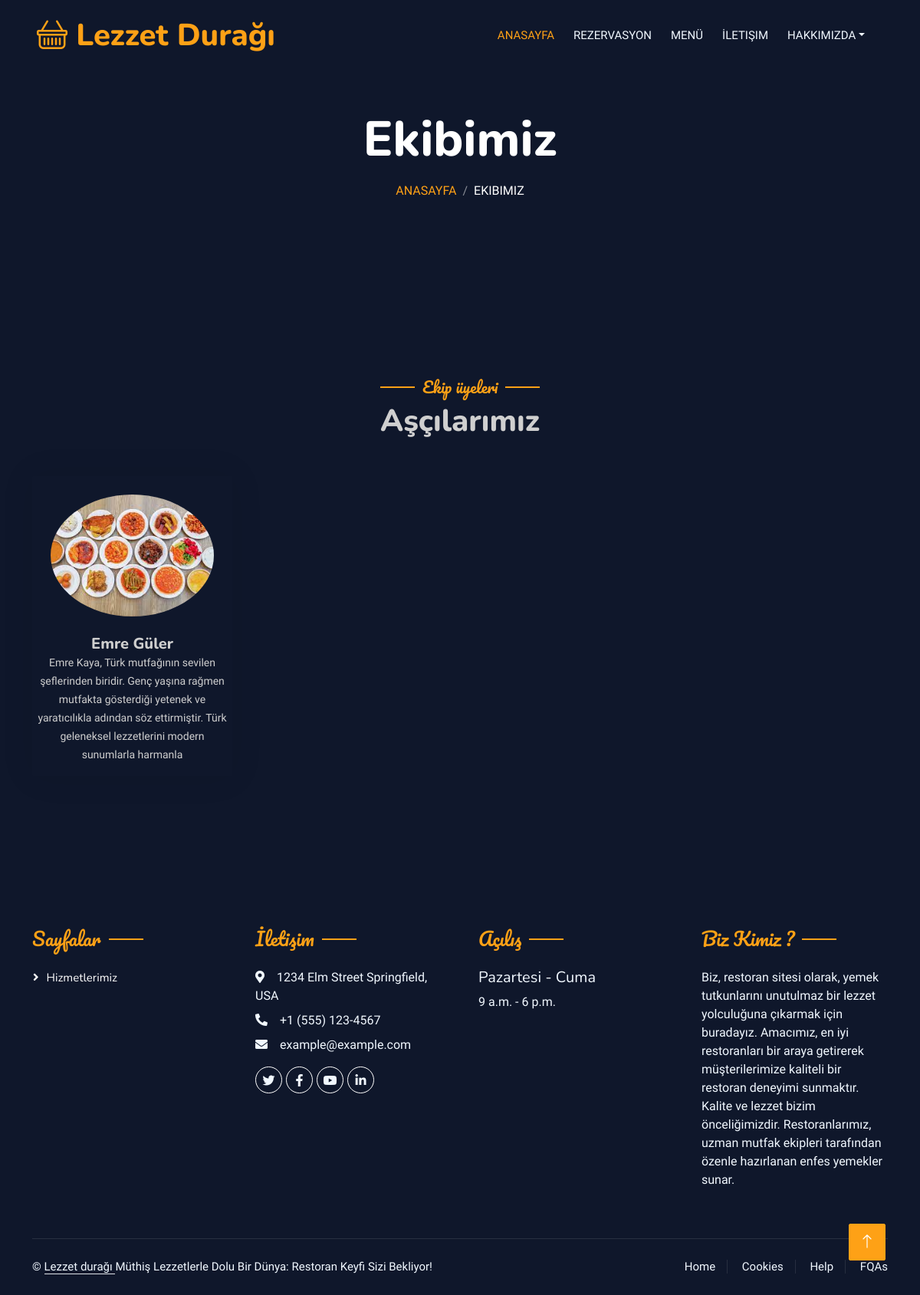
Screenshot of /ekibimiz with the database file from the repository.
### Core/models.py (models this page shows, shortened)
class SiteAyarlari(models.Model):
    WindowTitle = models.CharField(max_length=39, help_text='Site pencere başlığı', default='Restorant', verbose_name='Site pencere başlığı')
    windowIcon = models.ImageField(
        verbose_name='Site pencere iconu',
        upload_to='images/site/%Y/%m/%d',
        blank=True
    )
    navbarTitle = models.CharField(max_length=120, default='', blank=True, verbose_name='navbar başlık')
    navbarIcon = models.CharField(max_length=100, blank=True,null=True, verbose_name='navbar icon')
    title = models.CharField(max_length=100, default='', blank=True, null=True, verbose_name='Slider başlık')
    description = models.CharField(max_length=300, default='', blank=True, verbose_name='slider açıklama')
    title_image = models.ImageField(
        verbose_name='slider resmi',
        upload_to='images/settings/%Y/%m/%d',
        default='static/img/menu-2.jpg',
        blank=True
    )
    date_time = models.DateTimeField(auto_now_add=True, verbose_name="oluşma tarihi")
    footerTitle  = models.CharField(max_length=200, default='', blank=True, verbose_name="Footer Başlık")
    footerDescription = models.CharField(max_length=200, default='', blank=True, verbose_name="Footer açıklama")
    class Meta:
        verbose_name = 'Ayarlar'
        verbose_name_plural = 'Site Ayarları'

class EkipModel(models.Model):
    adi = models.CharField(max_length=100, default='')
    soyadi = models.CharField(max_length=100, default='')
    aciklama = models.CharField(max_length=200, default='', blank=True, null=True)
    oluşturulma_tarihi = models.DateTimeField(auto_now_add=True)
    guncelleme_tarihi = models.DateTimeField(auto_now=True)
    image = models.ImageField(
        verbose_name='kullanici',
        upload_to='images/team/%Y/%m/%d',
        default='static/img/user.jpg',
        blank=True
    )
    twitter = models.URLField(blank=True, null=True)
    facebook = models.URLField(blank=True, null=True)
    instagram = models.URLField(blank=True, null=True)
    linkedin = models.URLField(blank=True, null=True)
    class Meta:
        verbose_name = 'Ekip'
        verbose_name_plural = 'Ekip Üyeleri'

class SayfaModelleri(models.Model):
    title = models.CharField(max_length=100, verbose_name="Sayfa ismi")
    link = models.URLField()
    class Meta:
        verbose_name = 'Sayfalar'
        verbose_name_plural = 'Sayfalar'

class Siteİletisim(models.Model):
    twitter = models.URLField(blank=True, null=True)
    facebook = models.URLField(blank=True, null=True)
    instagram = models.URLField(blank=True, null=True)
    linkedin = models.URLField(blank=True, null=True)
    youtube = models.URLField(blank=True, null=True)
    adres = models.CharField(max_length=120, default='' ,blank=True, null=True)
    telefon = models.CharField(max_length=20, default='', blank=True, null=True)
    email = models.EmailField(max_length=100, default='',blank=True, null=True)
    oluşturulma_tarihi = models.DateTimeField(auto_now_add=True)
    class Meta:
        verbose_name = 'İletişim '
        verbose_name_plural = 'Site iletişim'

class HizmetGünleri(models.Model):
    openDate = models.CharField(max_length=210, verbose_name='Açılış günü', help_text="Restorantın açılış günü")
    closeDate = models.CharField(max_length=210, verbose_name='Kapanış günü', help_text="Restorantın kapanış günü")
    timeOpen = models.TimeField(blank=True, verbose_name='Açılış saati', help_text="Kapanış saati")
    timeClose = models.TimeField(blank=True, verbose_name='Kapanış saati', help_text="Açılış saati")
    class Meta:
        verbose_name = 'Hizmet Günleri'
        verbose_name_plural = 'Hizmet Günleri'

class Hakkimizda(models.Model):
    title = models.CharField(max_length=255, default='')
    title_icon = models.CharField(max_length=255, default='', blank=True,null=True)
    description = models.CharField(max_length=350, blank=True, null=True, default='')
    experience  = models.IntegerField(default=1, blank=True, null=True)
    olusturulma_tarihi = models.DateTimeField(auto_now_add=True)
    chef = models.IntegerField(default=2, verbose_name="Şef sayısı")
    start1 = models.ImageField(
        verbose_name='İlk 1',
        upload_to='images/about/%Y/%m/%d',
        default='static/img/menu-1.jpg',
        blank=True
    )
    start2 = models.ImageField(
        verbose_name='ilk 2',
        upload_to='images/about/%Y/%m/%d',
        default='static/img/menu-1.jpg',
        blank=True
    )
    end1 = models.ImageField(
        verbose_name='Son 1',
        upload_to='images/about/%Y/%m/%d',
        default='static/img/menu-1.jpg',
        blank=True
    )
    end2 = models.ImageField(
        verbose_name='Son 2',
        upload_to='images/about/%Y/%m/%d',
        default='static/img/menu-1.jpg',
        blank=True
    )
    icon = models.CharField(
        verbose_name="Hakkımızda iconu",
        max_length=100,
        default="",
        blank=True,
        null=True
    )
    def __str__(self):
        return self.description
    class Meta:
        verbose_name = 'Hakkımızda'
        verbose_name_plural = 'Hakkımızda'

### Core/views.py (the view)
def team_view(request) -> HttpResponse:
    teamMember = EkipModel.objects.all()
    context = {
        "team":teamMember
    }
    return render(request=request, template_name="team.html", context=context)

### Core/context_processors.py (called while the page is built)
def footer_data(request):
    siteSettings = SiteAyarlari.objects.first()
    iletisim = Siteİletisim.objects.first()
    members = EkipModel.objects.all()
    breakfast = Breakfast.objects.all()
    launch = Launch.objects.all()
    dinner = Dinner.objects.all()
    yorumlar = Müsteriler.objects.all()
    service = Services.objects.all()
    about = Hakkimizda.objects.first()
    page = SayfaModelleri.objects.all()
    hizmetsüresi = HizmetGünleri.objects.first()
    contact = ContactSettings.objects.first()
    return {
        'settings': siteSettings,
        'contact': iletisim,
        'teamMembers': members,
        'breakfast':breakfast,
        "launch":launch,
        "dinner":dinner,
        "yorum":yorumlar,
        "services":service,
        "about":about,
        "page":page,
        "hizmet":hizmetsüresi,
        "siteContact":contact
    }

### Core/template/team.html
{% extends 'base.html' %}
{% block team %}
<div class="container-xxl py-5 bg-dark hero-header mb-5">
    <div class="container text-center my-5 pt-5 pb-4">
        <h1 class="display-3 text-white mb-3 animated slideInDown">Ekibimiz</h1>
        <nav aria-label="breadcrumb">
            <ol class="breadcrumb justify-content-center text-uppercase">
                <li class="breadcrumb-item"><a href="{% url 'index' %}">Anasayfa</a></li>
                <li class="breadcrumb-item text-white active" aria-current="page">Ekibimiz</li>
            </ol>
        </nav>
    </div>
</div>
    {% include 'partials/_chefs.html'%}
{% endblock team %}

### Core/template/partials/_navbar.html (shortened to what this page needs)
{% load static %}
<nav class="navbar navbar-expand-lg navbar-dark bg-dark px-4 px-lg-5 py-3 py-lg-0">
    <a href="{% url 'index' %}" class="navbar-brand p-0">
        <h1 class="text-primary m-0"><i class="{{settings.navbarIcon}} "></i> {{settings.navbarTitle}}</h1>
    </a>
    <div class="collapse navbar-collapse" id="navbarCollapse">
        <div class="navbar-nav ms-auto py-0 pe-4">
            <a href="{% url 'index' %}" class="nav-item nav-link active">Anasayfa</a>
            <a href="{% url 'reservation' %}" class="nav-item nav-link">Rezervasyon</a>
            <a href="{% url 'menü' %}" class="nav-item nav-link">Menü</a>
            <a href="{% url 'contact' %}" class="nav-item nav-link">İletişim</a>
            <div class="nav-item dropdown">
                <a href="#" class="nav-link dropdown-toggle" data-bs-toggle="dropdown">Hakkımızda</a>
            </div>
        </div>
    </div>
</nav>

### Core/template/partials/_chefs.html (shortened to what this page needs)
{% load static %}
<div class="container-xxl pt-5 pb-3">
    <div class="container">
        <div class="text-center wow fadeInUp" data-wow-delay="0.1s">
            <h5 class="section-title ff-secondary text-center text-primary fw-normal">Ekip üyeleri</h5>
            <h1 class="mb-5" style="color:#cfcfcf;">Aşçılarımız</h1>
        </div>
        <div class="row g-4">
            {% for item in teamMembers %}
                <div class="col-lg-3 col-md-6 wow fadeInUp" data-wow-delay="0.1s">
                    <div class="team-item text-center rounded overflow-hidden">
                        <div class="rounded-circle overflow-hidden m-4">
                            <img class="img-fluid" src="{{item.image.url}}" alt="">
                        </div>
                        <h5 class="mb-0" style="color:#cfcfcf;">{{item.adi}} {{item.soyadi}}</h5>
                        <small style="color:#cfcfcf;">{{item.aciklama}}</small>
                    </div>
                </div>
            {% endfor %}
        </div>
    </div>
</div>

### Core/template/partials/_footer.html
{% load static %}
<div class="container-fluid bg-dark text-light footer pt-5 mt-5 wow fadeIn" data-wow-delay="0.1s">
    <div class="container py-5">
        <div class="row g-5">
            {% include "partials/_company.html" %}
            {% include "partials/_contact.html" %}
            {% include "partials/_opening.html" %}
            <div class="col-lg-3 col-md-6">
                <h4 class="section-title ff-secondary text-start text-primary fw-normal mb-4">Biz Kimiz ?</h4>
                <p>{{about}}</p>
            </div>
        </div>
    </div>
    <div class="container">
        <div class="copyright">
            <div class="row">
               {% include 'partials/_footerdesc.html' %}
                <div class="col-md-6 text-center text-md-end">
                    <div class="footer-menu">
                        <a href="">Home</a>
                        <a href="">Cookies</a>
                        <a href="">Help</a>
                        <a href="">FQAs</a>
                    </div>
                </div>
            </div>
        </div>
    </div>
</div>

### Core/template/partials/_company.html
{% load static %}
<div class="col-lg-3 col-md-6">
    <h4 class="section-title ff-secondary text-start text-primary fw-normal mb-4">Sayfalar</h4>
    {% for item in page %}
    <a class="btn btn-link" href="{{item.link}}">{{item.title}}</a>
    {% endfor %}
</div>

### Core/template/partials/_contact.html
<div class="col-lg-3 col-md-6">
    <h4 class="section-title ff-secondary text-start text-primary fw-normal mb-4">İletişim</h4>
    <p class="mb-2"><i class="fa fa-map-marker-alt me-3"></i>{{contact.adres}}</p>
    <p class="mb-2"><i class="fa fa-phone-alt me-3"></i>{{contact.telefon}}</p>
    <p class="mb-2"><i class="fa fa-envelope me-3"></i>{{contact.email}} </p>
    <div class="d-flex pt-2">
        <a class="btn btn-outline-light btn-social" href="{{contact.twitter}}"><i class="fab fa-twitter"></i></a>
        <a class="btn btn-outline-light btn-social" href="{{contact.facebook}}"><i class="fab fa-facebook-f"></i></a>
        <a class="btn btn-outline-light btn-social" href="{{contact.youtube}}"><i class="fab fa-youtube"></i></a>
        <a class="btn btn-outline-light btn-social" href="{{contact.linkedin}}"><i class="fab fa-linkedin-in"></i></a>
    </div>
</div>

### Core/template/partials/_opening.html
<div class="col-lg-3 col-md-6">
    <h4 class="section-title ff-secondary text-start text-primary fw-normal mb-4">Açılış</h4>
    <h5 class="text-light fw-normal">{{hizmet.openDate}} - {{hizmet.closeDate}}</h5>
    <p>{{hizmet.timeOpen}} - {{hizmet.timeClose}}</p>
</div>

### Core/template/partials/_footerdesc.html
<div class="col-md-6 text-center text-md-start mb-3 mb-md-0">
    &copy;
    <a class="border-bottom" href="{% url 'index' %}">
        {{settings.footerTitle}}
    </a>
    {{settings.footerDescription}}
</div>

### static/css/style.css (style rules this page uses)
:root { --primary: #FEA116; --light: #F1F8FF; --dark: #0F172B; }
.ff-secondary { font-family: 'Pacifico', cursive; }
.btn { font-family: 'Nunito', sans-serif; font-weight: 500; text-transform: uppercase; transition: .5s; }
.navbar-dark .navbar-nav .nav-link { position: relative; margin-left: 25px; padding: 35px 0; font-size: 15px; color: var(--light) !important; text-transform: uppercase; font-weight: 500; outline: none; transition: .5s; }
.navbar-dark .navbar-nav .nav-link:hover, .navbar-dark .navbar-nav .nav-link.active { color: var(--primary) !important; }
@media (min-width: 992px) { .navbar-dark { position: absolute; width: 100%; top: 0; left: 0; z-index: 999; background: transparent !important; } }
.hero-header { background: linear-gradient(rgba(15, 23, 43, .9), rgba(15, 23, 43, .9)), ; background-position: center center; background-repeat: no-repeat; background-size: cover; }
.breadcrumb-item + .breadcrumb-item::before { color: rgba(255, 255, 255, .5); }
.section-title { position: relative; display: inline-block; }
.section-title::before { position: absolute; content: ""; width: 45px; height: 2px; top: 50%; left: -55px; margin-top: -1px; background: var(--primary); }
.section-title::after { position: absolute; content: ""; width: 45px; height: 2px; top: 50%; right: -55px; margin-top: -1px; background: var(--primary); }
.section-title.text-start::before, .section-title.text-end::after { display: none; }
.team-item { box-shadow: 0 0 45px rgba(0, 0, 0, .08); height: calc(100% - 38px); transition: .5s; }
.team-item img { transition: .5s; }
.footer .btn.btn-social { margin-right: 5px; width: 35px; height: 35px; display: flex; align-items: center; justify-content: center; color: var(--light); border: 1px solid #FFFFFF; border-radius: 35px; transition: .3s; }
.footer .btn.btn-link { display: block; margin-bottom: 5px; padding: 0; text-align: left; color: #FFFFFF; font-size: 15px; font-weight: normal; text-transform: capitalize; transition: .3s; }
.footer .btn.btn-link::before { position: relative; content: "\f105"; font-family: "Font Awesome 5 Free"; font-weight: 900; margin-right: 10px; }
.footer .copyright { padding: 25px 0; font-size: 15px; border-top: 1px solid rgba(256, 256, 256, .1); }
.footer .copyright a { color: var(--light); }
.footer .footer-menu a { margin-right: 15px; padding-right: 15px; border-right: 1px solid rgba(255, 255, 255, .1); }
.footer .footer-menu a:last-child { margin-right: 0; padding-right: 0; border-right: none; }

### rows the page displays
SiteAyarlari: navbarTitle "Lezzet Durağı", footerTitle "Lezzet durağı", footerDescription "Müthiş Lezzetlerle Dolu Bir Dünya: Restoran Keyfi Sizi Bekliyor!"
EkipModel: image (picture), adi "Emre", soyadi "Güler", aciklama "Emre Kaya, Türk mutfağının sevilen şeflerinden biridir. Genç yaşına rağmen mutfakta gösterdiği yetenek ve yaratıcılıkla adından söz ettirmiştir. Türk geleneksel lezzetlerini modern sunumlarla harmanla"
SayfaModelleri: title "Hizmetlerimiz"
Siteİletisim: adres "1234 Elm Street Springfield, USA", telefon "+1 (555) 123-4567", email "example@example.com"
HizmetGünleri: openDate "Pazartesi", closeDate "Cuma", timeOpen "9 a.m.", timeClose "6 p.m."
Hakkimizda: description "Biz, restoran sitesi olarak, yemek tutkunlarını unutulmaz bir lezzet yolculuğuna çıkarmak için buradayız. Amacımız, en iyi restoranları bir araya getirerek müşterilerimize kaliteli bir restoran deneyimi sunmaktır. Kalite ve lezzet bizim önceliğimizdir. Restoranlarımız, uzman mutfak ekipleri tarafından özenle hazırlanan enfes yemekler sunar."
